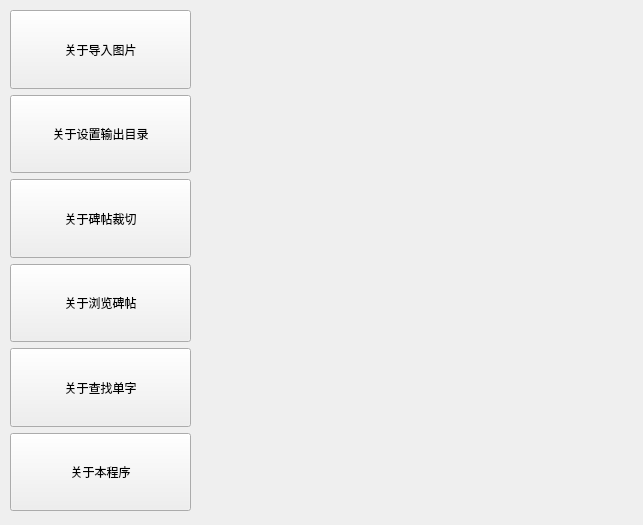
<?xml version="1.0" encoding="UTF-8"?>
<ui version="4.0">
 <class>Form</class>
 <widget class="QWidget" name="Form">
  <property name="geometry">
   <rect>
    <x>0</x>
    <y>0</y>
    <width>643</width>
    <height>525</height>
   </rect>
  </property>
  <property name="windowTitle">
   <string>Form</string>
  </property>
  <widget class="QLabel" name="label">
   <property name="geometry">
    <rect>
     <x>210</x>
     <y>70</y>
     <width>411</width>
     <height>431</height>
    </rect>
   </property>
   <property name="font">
    <font>
     <family>書體坊顏體㊣</family>
     <pointsize>13</pointsize>
    </font>
   </property>
   <property name="layoutDirection">
    <enum>Qt::LeftToRight</enum>
   </property>
   <property name="text">
    <string/>
   </property>
   <property name="alignment">
    <set>Qt::AlignLeading|Qt::AlignLeft|Qt::AlignVCenter</set>
   </property>
   <property name="wordWrap">
    <bool>true</bool>
   </property>
  </widget>
  <widget class="QLabel" name="label_2">
   <property name="geometry">
    <rect>
     <x>210</x>
     <y>20</y>
     <width>411</width>
     <height>41</height>
    </rect>
   </property>
   <property name="font">
    <font>
     <family>書體坊顏體㊣</family>
     <pointsize>18</pointsize>
    </font>
   </property>
   <property name="text">
    <string/>
   </property>
  </widget>
  <widget class="QWidget" name="layoutWidget">
   <property name="geometry">
    <rect>
     <x>10</x>
     <y>10</y>
     <width>181</width>
     <height>501</height>
    </rect>
   </property>
   <layout class="QVBoxLayout" name="verticalLayout">
    <item>
     <widget class="QPushButton" name="pushButton">
      <property name="sizePolicy">
       <sizepolicy hsizetype="Minimum" vsizetype="Minimum">
        <horstretch>0</horstretch>
        <verstretch>0</verstretch>
       </sizepolicy>
      </property>
      <property name="text">
       <string>关于导入图片</string>
      </property>
     </widget>
    </item>
    <item>
     <widget class="QPushButton" name="pushButton_2">
      <property name="sizePolicy">
       <sizepolicy hsizetype="Minimum" vsizetype="Minimum">
        <horstretch>0</horstretch>
        <verstretch>0</verstretch>
       </sizepolicy>
      </property>
      <property name="text">
       <string>关于设置输出目录</string>
      </property>
     </widget>
    </item>
    <item>
     <widget class="QPushButton" name="pushButton_3">
      <property name="sizePolicy">
       <sizepolicy hsizetype="Minimum" vsizetype="Minimum">
        <horstretch>0</horstretch>
        <verstretch>0</verstretch>
       </sizepolicy>
      </property>
      <property name="text">
       <string>关于碑帖裁切</string>
      </property>
     </widget>
    </item>
    <item>
     <widget class="QPushButton" name="pushButton_4">
      <property name="sizePolicy">
       <sizepolicy hsizetype="Minimum" vsizetype="Minimum">
        <horstretch>0</horstretch>
        <verstretch>0</verstretch>
       </sizepolicy>
      </property>
      <property name="text">
       <string>关于浏览碑帖</string>
      </property>
     </widget>
    </item>
    <item>
     <widget class="QPushButton" name="pushButton_5">
      <property name="sizePolicy">
       <sizepolicy hsizetype="Minimum" vsizetype="Minimum">
        <horstretch>0</horstretch>
        <verstretch>0</verstretch>
       </sizepolicy>
      </property>
      <property name="text">
       <string>关于查找单字</string>
      </property>
     </widget>
    </item>
    <item>
     <widget class="QPushButton" name="pushButton_6">
      <property name="sizePolicy">
       <sizepolicy hsizetype="Minimum" vsizetype="Minimum">
        <horstretch>0</horstretch>
        <verstretch>0</verstretch>
       </sizepolicy>
      </property>
      <property name="text">
       <string>关于本程序</string>
      </property>
     </widget>
    </item>
   </layout>
  </widget>
 </widget>
 <resources/>
 <connections/>
</ui>
